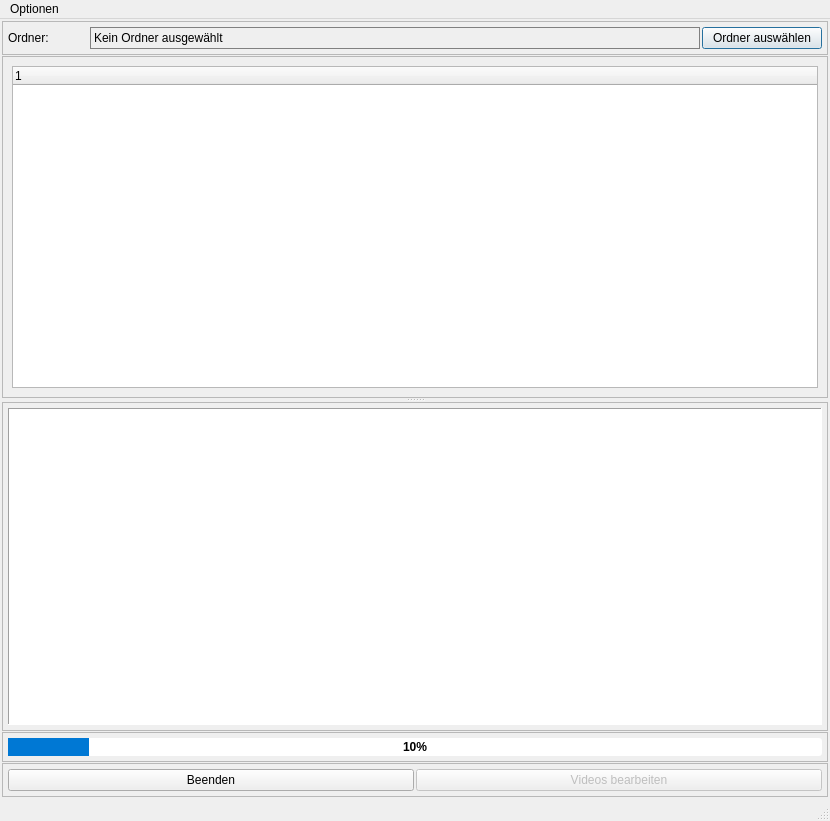
<?xml version="1.0" encoding="UTF-8"?>
<ui version="4.0">
 <class>MainWindow</class>
 <widget class="QMainWindow" name="MainWindow">
  <property name="geometry">
   <rect>
    <x>0</x>
    <y>0</y>
    <width>830</width>
    <height>821</height>
   </rect>
  </property>
  <property name="windowTitle">
   <string>GoPro - Telemetry</string>
  </property>
  <widget class="QWidget" name="centralwidget">
   <layout class="QVBoxLayout" name="verticalLayout">
    <property name="spacing">
     <number>1</number>
    </property>
    <property name="leftMargin">
     <number>1</number>
    </property>
    <property name="topMargin">
     <number>1</number>
    </property>
    <property name="rightMargin">
     <number>1</number>
    </property>
    <property name="bottomMargin">
     <number>1</number>
    </property>
    <item>
     <widget class="QFrame" name="frame">
      <property name="frameShape">
       <enum>QFrame::Shape::NoFrame</enum>
      </property>
      <property name="frameShadow">
       <enum>QFrame::Shadow::Plain</enum>
      </property>
      <property name="lineWidth">
       <number>1</number>
      </property>
      <property name="midLineWidth">
       <number>0</number>
      </property>
      <layout class="QVBoxLayout" name="verticalLayout_2">
       <property name="spacing">
        <number>1</number>
       </property>
       <property name="leftMargin">
        <number>1</number>
       </property>
       <property name="topMargin">
        <number>1</number>
       </property>
       <property name="rightMargin">
        <number>1</number>
       </property>
       <property name="bottomMargin">
        <number>1</number>
       </property>
       <item>
        <widget class="QFrame" name="folder_frame">
         <property name="sizePolicy">
          <sizepolicy hsizetype="Preferred" vsizetype="Fixed">
           <horstretch>0</horstretch>
           <verstretch>0</verstretch>
          </sizepolicy>
         </property>
         <property name="frameShape">
          <enum>QFrame::Shape::StyledPanel</enum>
         </property>
         <property name="frameShadow">
          <enum>QFrame::Shadow::Raised</enum>
         </property>
         <property name="lineWidth">
          <number>1</number>
         </property>
         <property name="midLineWidth">
          <number>0</number>
         </property>
         <layout class="QHBoxLayout" name="horizontalLayout_2">
          <property name="spacing">
           <number>2</number>
          </property>
          <property name="leftMargin">
           <number>5</number>
          </property>
          <property name="topMargin">
           <number>5</number>
          </property>
          <property name="rightMargin">
           <number>5</number>
          </property>
          <property name="bottomMargin">
           <number>5</number>
          </property>
          <item>
           <widget class="QLabel" name="folderlabel_label">
            <property name="sizePolicy">
             <sizepolicy hsizetype="Fixed" vsizetype="Preferred">
              <horstretch>0</horstretch>
              <verstretch>0</verstretch>
             </sizepolicy>
            </property>
            <property name="minimumSize">
             <size>
              <width>80</width>
              <height>0</height>
             </size>
            </property>
            <property name="maximumSize">
             <size>
              <width>80</width>
              <height>16777215</height>
             </size>
            </property>
            <property name="text">
             <string>Ordner:</string>
            </property>
            <property name="fixedWidth" stdset="0">
             <number>100</number>
            </property>
           </widget>
          </item>
          <item>
           <widget class="QLabel" name="folder_label">
            <property name="styleSheet">
             <string>border: 1px solid grey;</string>
            </property>
            <property name="text">
             <string>Kein Ordner ausgewählt</string>
            </property>
           </widget>
          </item>
          <item>
           <widget class="QPushButton" name="folderselect_button">
            <property name="sizePolicy">
             <sizepolicy hsizetype="Fixed" vsizetype="Fixed">
              <horstretch>0</horstretch>
              <verstretch>0</verstretch>
             </sizepolicy>
            </property>
            <property name="minimumSize">
             <size>
              <width>120</width>
              <height>0</height>
             </size>
            </property>
            <property name="maximumSize">
             <size>
              <width>20</width>
              <height>16777215</height>
             </size>
            </property>
            <property name="text">
             <string>Ordner auswählen</string>
            </property>
            <property name="autoDefault">
             <bool>false</bool>
            </property>
            <property name="default">
             <bool>true</bool>
            </property>
            <property name="flat">
             <bool>false</bool>
            </property>
            <property name="fixedWidth" stdset="0">
             <number>91</number>
            </property>
           </widget>
          </item>
         </layout>
        </widget>
       </item>
       <item>
        <widget class="QSplitter" name="splitter">
         <property name="orientation">
          <enum>Qt::Orientation::Vertical</enum>
         </property>
         <widget class="QFrame" name="list_image_frame">
          <property name="sizePolicy">
           <sizepolicy hsizetype="Preferred" vsizetype="Expanding">
            <horstretch>0</horstretch>
            <verstretch>0</verstretch>
           </sizepolicy>
          </property>
          <property name="frameShape">
           <enum>QFrame::Shape::StyledPanel</enum>
          </property>
          <property name="frameShadow">
           <enum>QFrame::Shadow::Raised</enum>
          </property>
          <property name="lineWidth">
           <number>1</number>
          </property>
          <property name="midLineWidth">
           <number>0</number>
          </property>
          <layout class="QHBoxLayout" name="horizontalLayout_3">
           <item>
            <widget class="QTreeWidget" name="video_list">
             <property name="sizePolicy">
              <sizepolicy hsizetype="Preferred" vsizetype="Preferred">
               <horstretch>0</horstretch>
               <verstretch>0</verstretch>
              </sizepolicy>
             </property>
             <column>
              <property name="text">
               <string notr="true">1</string>
              </property>
             </column>
            </widget>
           </item>
          </layout>
         </widget>
         <widget class="QFrame" name="output_frame">
          <property name="frameShape">
           <enum>QFrame::Shape::StyledPanel</enum>
          </property>
          <property name="frameShadow">
           <enum>QFrame::Shadow::Raised</enum>
          </property>
          <property name="lineWidth">
           <number>1</number>
          </property>
          <property name="midLineWidth">
           <number>0</number>
          </property>
          <layout class="QVBoxLayout" name="verticalLayout_4">
           <property name="spacing">
            <number>2</number>
           </property>
           <property name="leftMargin">
            <number>5</number>
           </property>
           <property name="topMargin">
            <number>5</number>
           </property>
           <property name="rightMargin">
            <number>5</number>
           </property>
           <property name="bottomMargin">
            <number>5</number>
           </property>
           <item>
            <widget class="QTextEdit" name="output_text">
             <property name="enabled">
              <bool>true</bool>
             </property>
             <property name="sizePolicy">
              <sizepolicy hsizetype="Preferred" vsizetype="Expanding">
               <horstretch>0</horstretch>
               <verstretch>0</verstretch>
              </sizepolicy>
             </property>
             <property name="font">
              <font>
               <family>Consolas</family>
               <pointsize>8</pointsize>
              </font>
             </property>
             <property name="frameShape">
              <enum>QFrame::Shape::Panel</enum>
             </property>
             <property name="frameShadow">
              <enum>QFrame::Shadow::Sunken</enum>
             </property>
             <property name="lineWidth">
              <number>1</number>
             </property>
             <property name="undoRedoEnabled">
              <bool>false</bool>
             </property>
            </widget>
           </item>
          </layout>
         </widget>
        </widget>
       </item>
       <item>
        <widget class="QFrame" name="progressbar_frame">
         <property name="sizePolicy">
          <sizepolicy hsizetype="Preferred" vsizetype="Fixed">
           <horstretch>0</horstretch>
           <verstretch>0</verstretch>
          </sizepolicy>
         </property>
         <property name="minimumSize">
          <size>
           <width>0</width>
           <height>0</height>
          </size>
         </property>
         <property name="maximumSize">
          <size>
           <width>16777215</width>
           <height>30</height>
          </size>
         </property>
         <property name="font">
          <font>
           <pointsize>9</pointsize>
          </font>
         </property>
         <property name="frameShape">
          <enum>QFrame::Shape::StyledPanel</enum>
         </property>
         <property name="frameShadow">
          <enum>QFrame::Shadow::Raised</enum>
         </property>
         <property name="lineWidth">
          <number>1</number>
         </property>
         <property name="midLineWidth">
          <number>0</number>
         </property>
         <layout class="QVBoxLayout" name="verticalLayout_3" stretch="0">
          <property name="spacing">
           <number>2</number>
          </property>
          <property name="sizeConstraint">
           <enum>QLayout::SizeConstraint::SetDefaultConstraint</enum>
          </property>
          <property name="leftMargin">
           <number>5</number>
          </property>
          <property name="topMargin">
           <number>5</number>
          </property>
          <property name="rightMargin">
           <number>5</number>
          </property>
          <property name="bottomMargin">
           <number>5</number>
          </property>
          <item>
           <widget class="QProgressBar" name="overlay_progressbar">
            <property name="sizePolicy">
             <sizepolicy hsizetype="Preferred" vsizetype="Preferred">
              <horstretch>0</horstretch>
              <verstretch>0</verstretch>
             </sizepolicy>
            </property>
            <property name="font">
             <font>
              <pointsize>9</pointsize>
              <bold>true</bold>
              <kerning>false</kerning>
             </font>
            </property>
            <property name="autoFillBackground">
             <bool>false</bool>
            </property>
            <property name="styleSheet">
             <string notr="true">            QProgressBar {
                border-radius: 3px;
                text-align: center;
            }
            QProgressBar::chunk {
                background-color: #0078D4;
            }</string>
            </property>
            <property name="minimum">
             <number>0</number>
            </property>
            <property name="maximum">
             <number>100</number>
            </property>
            <property name="value">
             <number>10</number>
            </property>
            <property name="alignment">
             <set>Qt::AlignmentFlag::AlignCenter</set>
            </property>
            <property name="textVisible">
             <bool>true</bool>
            </property>
            <property name="orientation">
             <enum>Qt::Orientation::Horizontal</enum>
            </property>
            <property name="invertedAppearance">
             <bool>false</bool>
            </property>
            <property name="textDirection">
             <enum>QProgressBar::Direction::TopToBottom</enum>
            </property>
            <property name="format">
             <string>%p%</string>
            </property>
           </widget>
          </item>
         </layout>
        </widget>
       </item>
       <item>
        <widget class="QFrame" name="buttons_frame">
         <property name="sizePolicy">
          <sizepolicy hsizetype="Preferred" vsizetype="Fixed">
           <horstretch>0</horstretch>
           <verstretch>0</verstretch>
          </sizepolicy>
         </property>
         <property name="frameShape">
          <enum>QFrame::Shape::StyledPanel</enum>
         </property>
         <property name="frameShadow">
          <enum>QFrame::Shadow::Raised</enum>
         </property>
         <property name="lineWidth">
          <number>1</number>
         </property>
         <property name="midLineWidth">
          <number>0</number>
         </property>
         <layout class="QHBoxLayout" name="horizontalLayout">
          <property name="spacing">
           <number>2</number>
          </property>
          <property name="leftMargin">
           <number>5</number>
          </property>
          <property name="topMargin">
           <number>5</number>
          </property>
          <property name="rightMargin">
           <number>5</number>
          </property>
          <property name="bottomMargin">
           <number>5</number>
          </property>
          <item>
           <widget class="QPushButton" name="quit_button">
            <property name="text">
             <string>Beenden</string>
            </property>
            <property name="autoDefault">
             <bool>false</bool>
            </property>
            <property name="default">
             <bool>false</bool>
            </property>
           </widget>
          </item>
          <item>
           <widget class="QPushButton" name="execute_button">
            <property name="enabled">
             <bool>false</bool>
            </property>
            <property name="font">
             <font>
              <italic>false</italic>
              <underline>false</underline>
              <strikeout>false</strikeout>
              <kerning>false</kerning>
              <fontweight>ExtraBold</fontweight>
             </font>
            </property>
            <property name="toolTip">
             <string>Für die ausgewählten Videos werden Overlay-Videos erstellt</string>
            </property>
            <property name="text">
             <string>Videos bearbeiten</string>
            </property>
            <property name="default">
             <bool>true</bool>
            </property>
           </widget>
          </item>
         </layout>
        </widget>
       </item>
      </layout>
     </widget>
    </item>
   </layout>
  </widget>
  <widget class="QStatusBar" name="statusbar"/>
  <widget class="QMenuBar" name="menuBar">
   <property name="geometry">
    <rect>
     <x>0</x>
     <y>0</y>
     <width>830</width>
     <height>33</height>
    </rect>
   </property>
   <widget class="QMenu" name="menuOptionen">
    <property name="title">
     <string>Optionen</string>
    </property>
    <addaction name="action_general_settings"/>
    <addaction name="action_outputformat_settings"/>
    <addaction name="action_videorenaming_settings"/>
    <addaction name="action_gpx_settings"/>
    <addaction name="action_thumbnailmaps_settings"/>
   </widget>
   <addaction name="menuOptionen"/>
  </widget>
  <action name="action_general_settings">
   <property name="text">
    <string>Allgemein</string>
   </property>
  </action>
  <action name="action_outputformat_settings">
   <property name="text">
    <string>Ausgabe</string>
   </property>
  </action>
  <action name="action_videorenaming_settings">
   <property name="text">
    <string>Umbenennen</string>
   </property>
  </action>
  <action name="action_gpx_settings">
   <property name="text">
    <string>GPX</string>
   </property>
  </action>
  <action name="action_thumbnailmaps_settings">
   <property name="text">
    <string>Thumnail + Map</string>
   </property>
  </action>
 </widget>
 <resources/>
 <connections/>
</ui>
